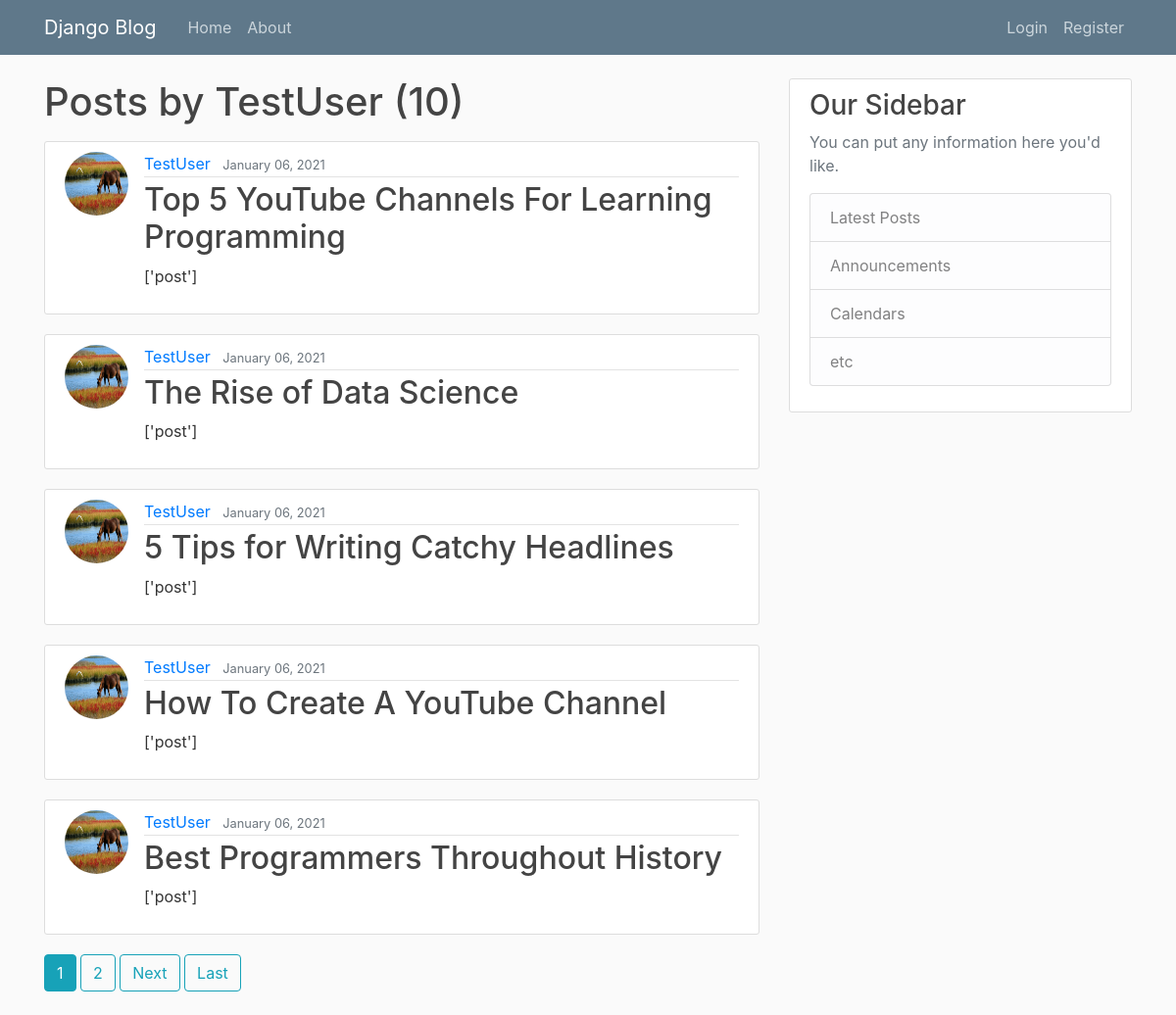
The page /post/TestUser on the database its author committed.
### blog/models.py (models this page shows, shortened)
class Post(models.Model):
    title=models.CharField(max_length=100)
    content=models.TextField()
    date_posted=models.DateTimeField(default=timezone.now)
    author=models.ForeignKey(User, on_delete=models.CASCADE)

### users/models.py (models this page shows, shortened)
class Profile(models.Model):
    user=models.OneToOneField(User, on_delete=models.CASCADE)
    image=models.ImageField(default='default.jpg',upload_to='profile_pics')

### blog/views.py (the view)
# urls.py: path('post/<str:username>', UserPostListView.as_view(), name='user-posts'),
class UserPostListView(ListView):
    model = Post
    template_name = 'user_posts.html'  # <app>/<model>_<viewtype>.html
    context_object_name = 'posts'
    ordering = ['-date_posted']
    paginate_by=5
    def get_queryset(self):
        user=get_object_or_404(User,username=self.kwargs.get('username'))
        return Post.objects.filter(author=user).order_by('-date_posted')

### templates/user_posts.html (shortened to what this page needs)
{% extends "base.html" %}
{% block content %}
<h1 class="mb-3">Posts by {{ view.kwargs.username }} ({{ page_obj.paginator.count }})</h1>
    {% for post in posts %}
        <article class="media content-section">
          <img class="rounded-circle article-img" src="{{ post.author.profile.image.url }}">
          <div class="media-body">
            <div class="article-metadata">
              <a class="mr-2" href="{% url 'user-posts' post.author.username  %}">{{ post.author }}</a>
              <small class="text-muted">{{ post.date_posted|date:"F d, Y" }}</small>
            </div>
            <h2><a class="article-title" href="{% url 'post-detail' post.id %}">{{ post.title }}</a></h2>
            <p class="article-content">{{ post.content }}</p>
          </div>
        </article>
    {% endfor %}
    {% if is_paginated %}
      {% for num in page_obj.paginator.page_range %}
        {% if page_obj.number == num %}
          <a class="btn btn-info mb-4" href="?page={{ num }}">{{ num }}</a>
        {% elif num > page_obj.number|add:'-3' and num < page_obj.number|add:'3' %}
          <a class="btn btn-outline-info mb-4" href="?page={{ num }}">{{ num }}</a>
        {% endif %}
      {% endfor %}
      {% if page_obj.has_next %}
        <a class="btn btn-outline-info mb-4" href="?page={{ page_obj.next_page_number }}">Next</a>
        <a class="btn btn-outline-info mb-4" href="?page={{ page_obj.paginator.num_pages }}">Last</a>
      {% endif %}
    {% endif %}
{% endblock content %}

### static/main.css (style rules this page uses)
body { background: #fafafa; color: #333333; margin-top: 5rem; }
h1, h2, h3, h4, h5, h6 { color: #444444; }
.content-section { background: #ffffff; padding: 10px 20px; border: 1px solid #dddddd; border-radius: 3px; margin-bottom: 20px; }
.article-title { color: #444444; }
.article-content { white-space: pre-line; }
.article-img { height: 65px; width: 65px; margin-right: 16px; }
.article-metadata { padding-bottom: 1px; margin-bottom: 4px; border-bottom: 1px solid #e3e3e3 }

### rows shown on the page
Post: author.profile.image (picture), author "TestUser", date_posted "January 06, 2021", title "Top 5 YouTube Channels For Learning Programming", content "['post']"
Post: author.profile.image (picture), author "TestUser", date_posted "January 06, 2021", title "The Rise of Data Science", content "['post']"
Post: author.profile.image (picture), author "TestUser", date_posted "January 06, 2021", title "5 Tips for Writing Catchy Headlines", content "['post']"
Post: author.profile.image (picture), author "TestUser", date_posted "January 06, 2021", title "How To Create A YouTube Channel", content "['post']"
Post: author.profile.image (picture), author "TestUser", date_posted "January 06, 2021", title "Best Programmers Throughout History", content "['post']"

### other values the page prints
{{ view.kwargs.username }} "TestUser"
{{ page_obj.paginator.count }} "10"
{{ num }} "1"
{{ num }} "2"
